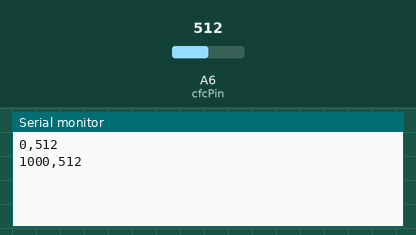
A sketch run on a simulated Arduino Nano, built with avr-gcc and run on an emulated ATmega328P. Shown: the last lines printed to the serial monitor. The test bench sets the inputs (shaded band); at power-on: A6 (cfcPin) = 512.

Above: at 1.8 s.
1.9 s: A6 (cfcPin) set to 716
At 2.8 s:
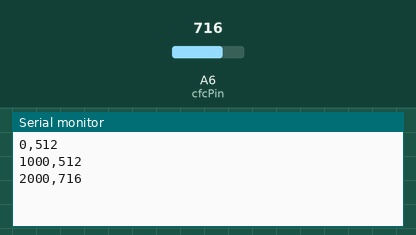
3.4 s: A6 (cfcPin) set to 900
At 4.3 s:
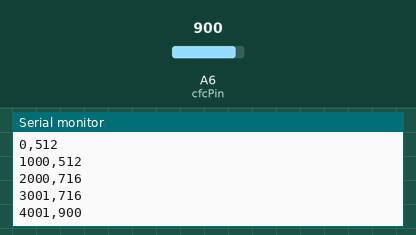
Timing chart, 0 to 6.4 s (numbered marks = the images above; inputs shaded):
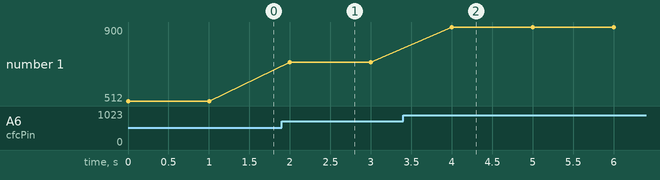

Measured:
- after the input at 1.9 s, the serial monitor: prints a new line after 0.10 s (image 1)
- after the input at 3.4 s, the serial monitor: prints a new line after 0.60 s (image 2)
- plotted number 1: 512 → 716 after the input at 1.9 s, 716 → 900 after the input at 3.4 s

The sketch:

CFCSensor_101714_TESTINGFRAMEWORK.ino
```cpp
/*
CFC sensor for HAB Arduino program
- analogRead value from CFC sensor
- Map value from 1-100 (or 1-1000);
--> UNLESS MORE RELEVANT VALUES DESIRED (i.e. "PPM")

Considerations:
- Cannot use Arduino 5V for heater (NOT TRUE...PERFORMED SUCCESSFULLY)
--> Requires ~850mW to power
- Unknown whether it will need to be powered the whole time
--> If not, use Arduino to trip relay for sending power to heater
--> Determine necessary heating time before ?drift? no longer occurs
---> TEST THIS AT LOW TEMPERATURES
*/

#define debugMode

//#include <SdFat.h>

const int cfcPin = A6;
//const int sdSlaveSelect = 53;

//SdFat sd;
//SdFile cfcFile;

void setup() {
  Serial.begin(19200);

  /*if(!sd.begin(sdSlaveSelect, SPI_FULL_SPEED)) sd.initErrorHalt("Failed to initiate SD card.");

  if(!cfcFile.open("CFC.TXT", O_RDWR | O_CREAT | O_AT_END)) sd.errorHalt("Error writing data to log file.");
  cfcFile.println(F("$$$$$$$$$$$$$$$$"));
  cfcFile.close();*/

#ifndef debugMode
  //delay(600000);  // Needed for CFC heater to reach optimal temperature
#endif
}

void loop() {
  int cfcVal = analogRead(cfcPin);
  Serial.print(millis());
  Serial.print(F(","));
  Serial.println(cfcVal);

  /*if(!cfcFile.open("CFC.TXT", O_RDWR | O_CREAT | O_AT_END)) sd.errorHalt("Error writing data to log file.");
  cfcFile.print(millis());
  cfcFile.print(F(","));
  cfcFile.println(cfcVal);
  cfcFile.close();*/

  //int cfcValMapped = map(cfcVal, 0, 1023, 0, 100);  // Map analogRead to value b/w 1-100
  //Serial.println(cfcValMapped);

  delay(1000);

  /*digitalWrite(cfcPowPin, LOW);
  Serial.println(F("CFC heater disabled."));
  delay(5000);
  unsigned long cfcTimer = millis();
  for(int x = 0; x < 60; x++) {
    int cfcVal = analogRead(cfcPin);
    int cfcElapsed = (millis() - cfcTimer) / 1000;
    Serial.print(cfcElapsed);
    Serial.print(F(" seconds: "));
    Serial.println(cfcVal);
    delay(30000);
  }
  boolean finishProgram = true;
  Serial.println(F("Program complete."));
  while(finishProgram == true) {
    delay(1);
  }*/
}
```
